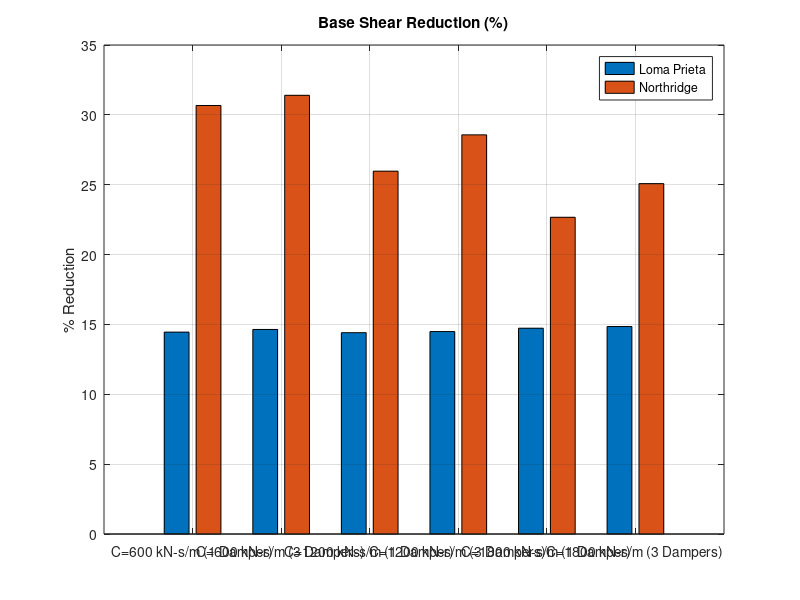
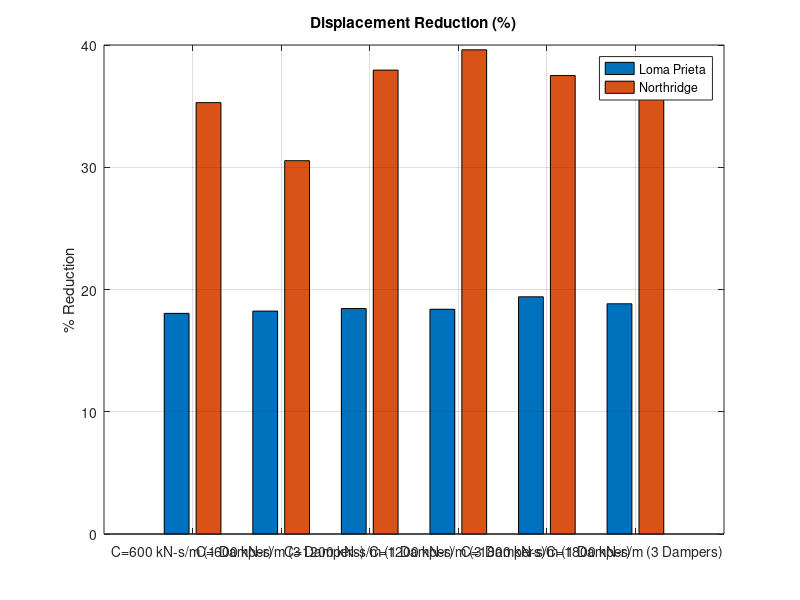
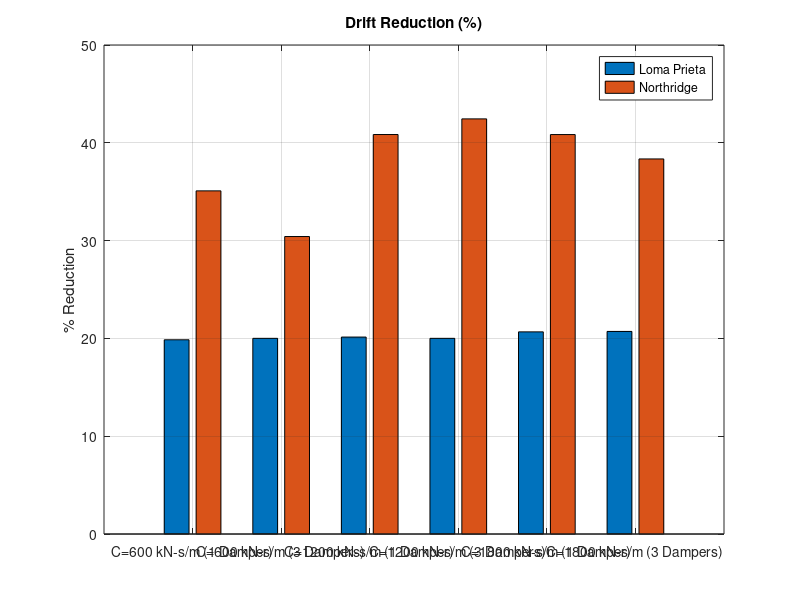
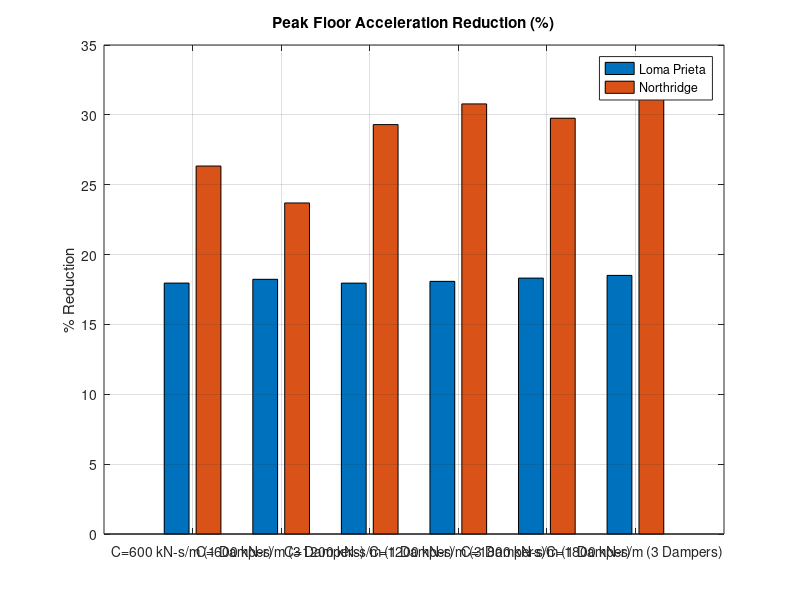

These figures' MATLAB source, in order:
%% Reduction plots for Ali's term project
clc; clear; close all;

% Case labels (order matches your tables) ---------------------------------
cases = {'C=600 kN-s/m (1 Damper)', 'C=600 kN-s/m (3 Dampers)', ...
         'C=1200 kN-s/m (1 Damper)','C=1200 kN-s/m (3 Dampers)', ...
         'C=1800 kN-s/m (1 Damper)','C=1800 kN-s/m (3 Dampers)'};
nCase = numel(cases);

%% 1) BASE SHEAR REDUCTION (%) ============================================
% From your "Base Shear" sheet (Reduction % row)
baseRed_Loma = [14.45 14.64 14.41 14.49 14.73 14.85];
baseRed_Nort = [30.67 31.40 25.97 28.57 22.67 25.08];

baseRed = [baseRed_Loma(:) baseRed_Nort(:)];

figure;
bar(baseRed);
set(gca,'XTick',1:nCase,'XTickLabel',cases);
xtickangle(45);
ylabel('% Reduction');
title('Base Shear Reduction (%)');
legend('Loma Prieta','Northridge','Location','best');
grid on;

%% 2) DISPLACEMENT REDUCTION (%) ==========================================
% From your "Displacement" sheet (Reduction % row)
% rows = cases, cols = Story 1–3
dispRed_Loma = [16.84 18.29 19.01;   % C600-1Big
                16.97 18.50 19.23;   % C600-3Small
                17.23 18.70 19.40;   % C1200-1Big
                16.97 18.50 19.68;   % C1200-3Small
                18.26 19.66 20.29;   % C1800-1Big
                17.49 19.11 19.90];  % C1800-3Small

dispRed_Nort = [35.46 35.25 35.15;   % C600-1Big
                30.86 30.35 30.40;   % C600-3Small
                34.94 38.60 40.30;   % C1200-1Big
                35.76 40.44 42.62;   % C1200-3Small
                34.57 38.12 39.81;   % C1800-1Big
                34.42 39.08 41.30];  % C1800-3Small

% Average over the 3 storeys (same as my plots)
dispRed_Loma_mean = mean(dispRed_Loma, 2);
dispRed_Nort_mean = mean(dispRed_Nort, 2);

dispRed = [dispRed_Loma_mean dispRed_Nort_mean];

figure;
bar(dispRed);
set(gca,'XTick',1:nCase,'XTickLabel',cases);
xtickangle(45);
ylabel('% Reduction');
title('Displacement Reduction (%)');
legend('Loma Prieta','Northridge','Location','best');
grid on;

%% 3) DRIFT REDUCTION (%) =================================================
% From your "Story Drift" sheet (Reduction % row)
driftRed_Loma = [16.73 19.91 22.94;   % C600-1Big
                 16.73 20.35 22.94;   % C600-3Small
                 17.12 20.35 22.94;   % C1200-1Big
                 16.73 20.35 22.94;   % C1200-3Small
                 18.29 20.78 22.94;   % C1800-1Big
                 17.51 20.78 23.85];  % C1800-3Small

driftRed_Nort = [35.49 35.01 34.76;   % C600-1Big
                 30.80 29.98 30.47;   % C600-3Small
                 34.82 42.23 45.49;   % C1200-1Big
                 35.71 44.42 47.21;   % C1200-3Small
                 34.60 41.58 46.35;   % C1800-1Big
                 34.38 43.76 36.91];  % C1800-3Small

driftRed_Loma_mean = mean(driftRed_Loma, 2);
driftRed_Nort_mean = mean(driftRed_Nort, 2);

driftRed = [driftRed_Loma_mean driftRed_Nort_mean];

figure;
bar(driftRed);
set(gca,'XTick',1:nCase,'XTickLabel',cases);
xtickangle(45);
ylabel('% Reduction');
title('Drift Reduction (%)');
legend('Loma Prieta','Northridge','Location','best');
grid on;

%% 4) PEAK FLOOR ACCELERATION REDUCTION (%) ===============================
% From your "Peak Floor Acc" sheet (Reduction % row)
accRed_Loma = [ 9.80 19.22 24.86;   % C600-1Big
                9.90 19.60 25.19;   % C600-3Small
                9.79 19.27 24.81;   % C1200-1Big
                9.76 19.45 25.04;   % C1200-3Small
               10.03 19.71 25.21;   % C1800-1Big
               10.01 19.91 25.61];  % C1800-3Small

accRed_Nort = [ 7.04 36.43 35.54;   % C600-1Big
                8.39 31.00 31.69;   % C600-3Small
                0.75 41.06 46.10;   % C1200-1Big
                2.24 42.74 47.37;   % C1200-3Small
                1.25 39.76 48.27;   % C1800-1Big
                2.40 42.16 51.01];  % C1800-3Small

accRed_Loma_mean = mean(accRed_Loma, 2);
accRed_Nort_mean = mean(accRed_Nort, 2);

accRed = [accRed_Loma_mean accRed_Nort_mean];

figure;
bar(accRed);
set(gca,'XTick',1:nCase,'XTickLabel',cases);
xtickangle(45);
ylabel('% Reduction');
title('Peak Floor Acceleration Reduction (%)');
legend('Loma Prieta','Northridge','Location','best');
grid on;
